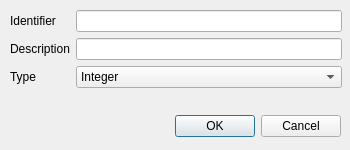
<?xml version="1.0" encoding="UTF-8"?>
<ui version="4.0">
 <class>CreateParameterDialog</class>
 <widget class="QDialog" name="CreateParameterDialog">
  <property name="geometry">
   <rect>
    <x>0</x>
    <y>0</y>
    <width>350</width>
    <height>150</height>
   </rect>
  </property>
  <property name="sizePolicy">
   <sizepolicy hsizetype="Fixed" vsizetype="Fixed">
    <horstretch>0</horstretch>
    <verstretch>0</verstretch>
   </sizepolicy>
  </property>
  <property name="windowTitle">
   <string>Create Parameter</string>
  </property>
  <property name="windowIcon">
   <iconset resource="TinyEmberPlus.qrc">
    <normaloff>:/image/resources/node-insert-next.png</normaloff>:/image/resources/node-insert-next.png</iconset>
  </property>
  <widget class="QWidget" name="layoutWidget">
   <property name="geometry">
    <rect>
     <x>10</x>
     <y>110</y>
     <width>331</width>
     <height>33</height>
    </rect>
   </property>
   <layout class="QHBoxLayout">
    <property name="spacing">
     <number>6</number>
    </property>
    <property name="margin">
     <number>0</number>
    </property>
    <item>
     <spacer>
      <property name="orientation">
       <enum>Qt::Horizontal</enum>
      </property>
      <property name="sizeHint" stdset="0">
       <size>
        <width>131</width>
        <height>31</height>
       </size>
      </property>
     </spacer>
    </item>
    <item>
     <widget class="QPushButton" name="okButton">
      <property name="text">
       <string>OK</string>
      </property>
     </widget>
    </item>
    <item>
     <widget class="QPushButton" name="cancelButton">
      <property name="text">
       <string>Cancel</string>
      </property>
     </widget>
    </item>
   </layout>
  </widget>
  <widget class="QWidget" name="layoutWidget_2">
   <property name="geometry">
    <rect>
     <x>10</x>
     <y>10</y>
     <width>332</width>
     <height>101</height>
    </rect>
   </property>
   <layout class="QFormLayout" name="formLayout">
    <item row="1" column="1">
     <widget class="QLineEdit" name="identifierText"/>
    </item>
    <item row="3" column="0">
     <widget class="QLabel" name="label_2">
      <property name="text">
       <string>Description</string>
      </property>
     </widget>
    </item>
    <item row="3" column="1">
     <widget class="QLineEdit" name="descriptionText"/>
    </item>
    <item row="1" column="0">
     <widget class="QLabel" name="label">
      <property name="text">
       <string>Identifier</string>
      </property>
     </widget>
    </item>
    <item row="4" column="0">
     <widget class="QLabel" name="label_3">
      <property name="text">
       <string>Type</string>
      </property>
     </widget>
    </item>
    <item row="4" column="1">
     <widget class="QComboBox" name="typeBox">
      <item>
       <property name="text">
        <string>Integer</string>
       </property>
      </item>
      <item>
       <property name="text">
        <string>Real</string>
       </property>
      </item>
      <item>
       <property name="text">
        <string>String</string>
       </property>
      </item>
      <item>
       <property name="text">
        <string>Enumeration</string>
       </property>
      </item>
     </widget>
    </item>
   </layout>
  </widget>
 </widget>
 <resources>
  <include location="TinyEmberPlus.qrc"/>
 </resources>
 <connections>
  <connection>
   <sender>okButton</sender>
   <signal>clicked()</signal>
   <receiver>CreateParameterDialog</receiver>
   <slot>accept()</slot>
   <hints>
    <hint type="sourcelabel">
     <x>278</x>
     <y>253</y>
    </hint>
    <hint type="destinationlabel">
     <x>96</x>
     <y>254</y>
    </hint>
   </hints>
  </connection>
  <connection>
   <sender>cancelButton</sender>
   <signal>clicked()</signal>
   <receiver>CreateParameterDialog</receiver>
   <slot>reject()</slot>
   <hints>
    <hint type="sourcelabel">
     <x>369</x>
     <y>253</y>
    </hint>
    <hint type="destinationlabel">
     <x>179</x>
     <y>282</y>
    </hint>
   </hints>
  </connection>
  <connection>
   <sender>identifierText</sender>
   <signal>textChanged(QString)</signal>
   <receiver>CreateParameterDialog</receiver>
   <slot>identifierChanged(QString)</slot>
   <hints>
    <hint type="sourcelabel">
     <x>205</x>
     <y>26</y>
    </hint>
    <hint type="destinationlabel">
     <x>174</x>
     <y>74</y>
    </hint>
   </hints>
  </connection>
 </connections>
 <slots>
  <slot>identifierChanged(QString)</slot>
 </slots>
</ui>
